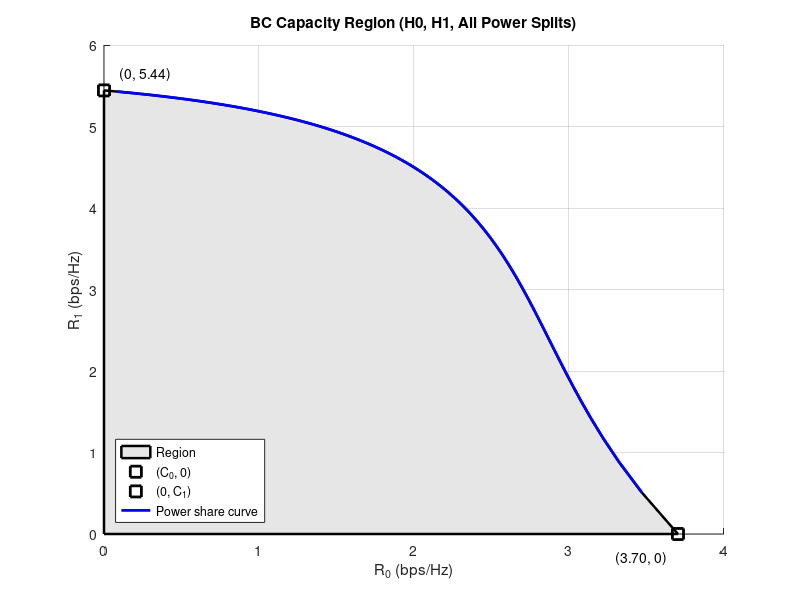

This chart was generated by the following MATLAB code:
clear; clc; close all;

% Channel vectors
h0 = [0.3 - 1j, 0.7 + 1.2j];
h1 = [0.4j, 2 - 0.3j];

% H H^H
H0H0H = h0' * h0;
H1H1H = h1' * h1;

% SNR values
SNR0 = 10^(6/10);
SNR1 = 10^(10/10);

% === Step 1: boundary points (0,C1), (C0,0) ===
C0 = real(log2(det(eye(2) + SNR0 * H0H0H)));  % user 0 full power
C1 = real(log2(det(eye(2) + SNR1 * H1H1H)));  % user 1 full power

% === Step 2: All alpha values (Eu/Es ratio) ===
alphas = linspace(0.01, 0.99, 100);
R0_list = zeros(size(alphas));
R1_list = zeros(size(alphas));

for i = 1:length(alphas)
    alpha = alphas(i);           % power share for user 0
    beta = 1 - alpha;            % power share for user 1
    
    % Capacity under SIC: R0 decoded first, R1 last
    A = eye(2) + alpha * SNR0 * H0H0H + beta * SNR1 * H1H1H;
    A1 = eye(2) + beta * SNR1 * H1H1H;

    C_total = real(log2(det(A)));
    R1 = real(log2(det(A1)));
    R0 = C_total - R1;

    R0_list(i) = R0;
    R1_list(i) = R1;
end

% === Plot ===
figure; hold on; grid on;

% Polygon fill region
x_poly = [0, 0, R0_list, C0];
y_poly = [0, C1, R1_list, 0];
fill(x_poly, y_poly, [0.9 0.9 0.9], 'EdgeColor', 'k', 'LineWidth', 1.8);

% Boundary points
plot(C0, 0, 'ks', 'MarkerSize', 8, 'LineWidth', 2);      
plot(0, C1, 'ks', 'MarkerSize', 8, 'LineWidth', 2);      

% Curve from alpha sweep
plot(R0_list, R1_list, 'b-', 'LineWidth', 2);

% Annotations
text(C0 - 0.4, -0.3, sprintf('(%.2f, 0)', C0), 'FontSize', 10);
text(0.1, C1 + 0.2, sprintf('(0, %.2f)', C1), 'FontSize', 10);

xlabel('R_0 (bps/Hz)');
ylabel('R_1 (bps/Hz)');
title('BC Capacity Region (H0, H1, All Power Splits)');
legend('Region', '(C_0, 0)', '(0, C_1)', 'Power share curve', 'Location', 'SouthWest');
axis tight;
xlim([0 4]); ylim([0 6]);

% Save
if ~exist('fig', 'dir'); mkdir('fig'); end
print('-depsc2', 'fig/ex8_28_bc_region_full.eps');
